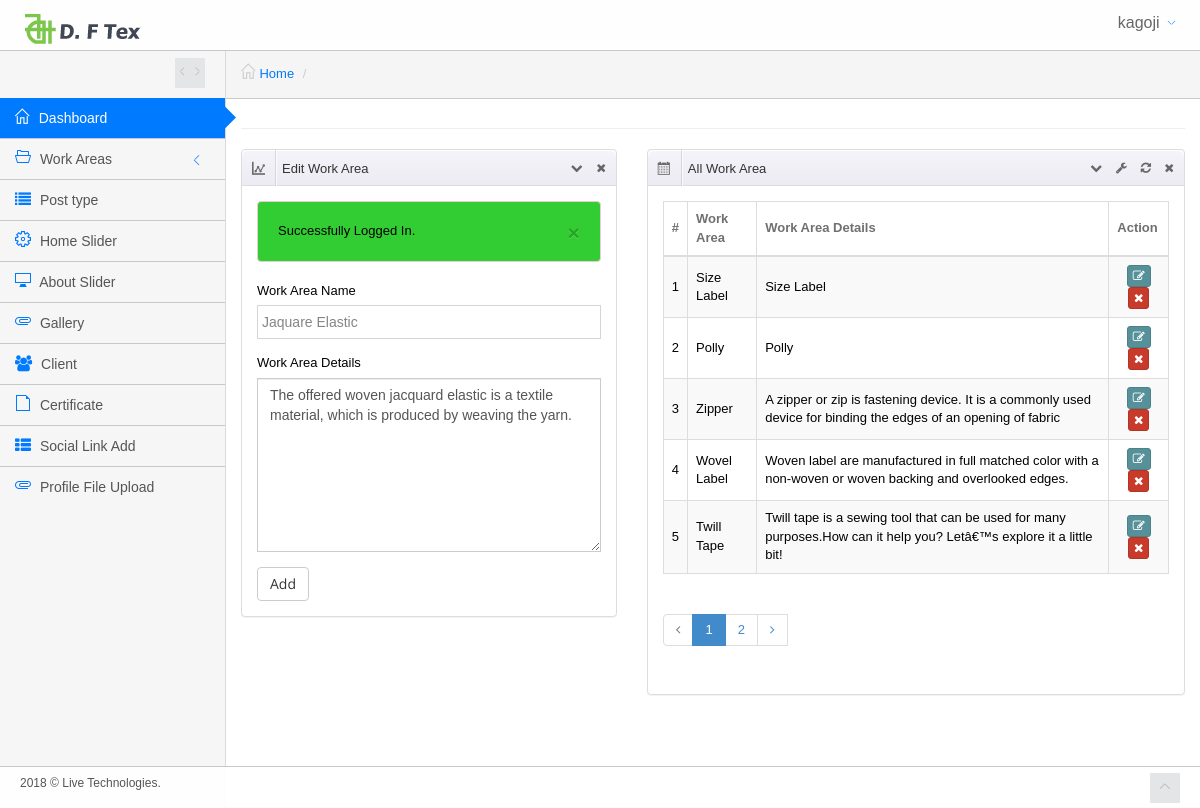
/dftex/siteadmin/edit-product.php?action=edit&pro=3 (signed in), run on the app's committed database.
### tables this page shows
CREATE TABLE IF NOT EXISTS `web_tbl_products` (
  `product_id` int(11) NOT NULL,
  `product_name` varchar(512) NOT NULL,
  `product_name_slug` varchar(512) DEFAULT NULL,
  `product_details` varchar(512) DEFAULT NULL,
  `created_by` varchar(512) DEFAULT NULL,
  `created_at` timestamp NOT NULL DEFAULT CURRENT_TIMESTAMP ON UPDATE CURRENT_TIMESTAMP
);

### dftex/siteadmin/edit-product.php (the view, shortened to what this page needs)
<?php include('template/header.php'); ?>
<?php
	if(isset($_REQUEST['action']) && $_REQUEST['action']=='edit'){
		$product_edit=product_edit($_REQUEST['pro']);
	}
?>
<div class="main-content">
	<div class="container">
		<div class="row">
			<div class="col-sm-12">
					<?php include('template/bradecrumb.php'); ?>
			</div>
		</div>
		<div class="row">
			<div class="col-md-5">
				<div class="panel panel-default">
					<div class="panel-heading">
						<i class="clip-stats"></i>
						Edit Work Area
						<div class="panel-tools">
							<a class="btn btn-xs btn-link panel-collapse collapses" href="#">
							</a>
							<a class="btn btn-xs btn-link panel-close" href="#">
								<i class="fa fa-times"></i>
							</a>
						</div>
					</div>
					<div class="panel-body">
						<?php
						if(isset($_SESSION['alert_message'])){
							$show_message=$_SESSION['alert_message'];
							echo "<div class='alert alert-danger'>";
							echo "<a href='#' class='close' data-dismiss='alert' aria-label='close'>&times;</a>";
						    echo $show_message;
							echo "</div>";
						}
						?>
						<form action="" method="POST" >
							<div class="form-group">
								<label>Work Area Name</label>
								<input type="text"  class="form-control" name="product_name" value="<?php echo isset($product_edit['product_name']) ? $product_edit['product_name'] :''; ?>" >
							</div>
							<div class="form-group">
								<label>Work Area Details</label>
								<textarea cols="10" rows="8" class="form-control" name="product_details" required><?php echo isset($product_edit['product_details']) ? $product_edit['product_details'] :''; ?></textarea>
							</div>
							<input class="btn btn-default" type="submit" value="Add" name="product_update">
						</form>
					</div>
				</div>
			</div>
			<div class="col-md-7">
				<div class="row">
					<div class="col-sm-12">
						<div class="panel panel-default">
							<div class="panel-heading">
								<i class="clip-pie"></i>
								All Work Area
								<div class="panel-tools">
									<a class="btn btn-xs btn-link panel-collapse collapses" href="#">
									</a>
									<a class="btn btn-xs btn-link panel-config" href="#panel-config" data-toggle="modal">
										<i class="fa fa-wrench"></i>
									</a>
									<a class="btn btn-xs btn-link panel-refresh" href="#">
										<i class="fa fa-refresh"></i>
									</a>
									<a class="btn btn-xs btn-link panel-close" href="#">
										<i class="fa fa-times"></i>
									</a>
								</div>
							</div>
							<div class="panel-body">
								<table class="table table-striped table-bordered table-hover">
									<thead>
										<tr>
											<th>#</th>
											<th>Work Area</th>
											<th>Work Area Details</th>
											<th>Action</th>
										</tr>
									</thead>
									<tbody>
										<?php
	                                    $num_rec_per_page=5;
	                                    if (isset($_GET["page"])) { $page  = $_GET["page"]; } else { $page=1; };
	                                    $start_from = ($page-1)*$num_rec_per_page;
	                                    $all_product_list = all_product_pagination_list($start_from,$num_rec_per_page);
	                                    $all_product= $all_product_list['all_product'];
	                                    $total_records = $all_product_list['total_records'];
										if(isset($all_product) && count($all_product) > 0){
											foreach ($all_product as $key => $product) {
												echo "<tr>";
												echo '<td>'.($key+1).'</td>';
												echo '<td>'.$product["product_name"].'</td>';
												echo '<td>'.$product["product_details"].'</td>';
												echo '<td class="center">';
												echo '<a href="edit-product.php?action=edit&pro='.$product["product_id"].'" class="btn btn-xs btn-teal tooltips" data-placement="top" data-original-title="Edit"><i class="fa fa-edit"></i></a>';
												echo '<a onclick="ProductconfirmDelete('.$product['product_id'].')"  class="btn btn-xs btn-bricky tooltips" data-placement="top" data-original-title="Remove"><i class="fa fa-times fa fa-white"></i></a>';
												echo '</td>';
												echo '</tr>';
											}
										}else{
											echo "<tr>";
											echo '<td colspan="4"> No data available</td>';
											echo '</tr>';
										}
										?>
									</tbody>
								</table>
								<?php
									$paginatoion = paginationGenerator($num_rec_per_page,$total_records);
									if(!empty($paginatoion))
								 		echo $paginatoion;
								 ?>
							</div>
						</div>
					</div>
				</div>
			</div>
		</div>
	</div>
</div>
<?php include('template/footer.php'); ?>

### dftex/siteadmin/assets/css/custom.css (style rules this page uses)
.alert { padding: 20px; background-color: #32CD32; color: black; }

### dftex/siteadmin/assets/css/main-responsive.css (style rules this page uses)
@media (min-width: 768px) { .main-content { margin-left: 225px; } }
@media (min-width: 768px) { .main-content > .container { min-height: 760px; } }

### dftex/siteadmin/assets/css/theme_light.css (style rules this page uses)
body, .main-container, .footer, .main-navigation, ul.main-navigation-menu > li > ul.sub-menu, .navigation-small ul.main-navigation-menu > li > ul.sub-menu { background-color: #F6F6F6 !important; }
.main-content .container { border-left: 1px solid #D9D9D9; border-bottom: 1px solid #D9D9D9; }

### dftex/siteadmin/assets/css/print.css (style rules this page uses)
.main-content .container { min-height: auto !important; border: none !important; }

### data on the page
web_tbl_products: product_name "Jaquare Elastic", product_details "The offered woven jacquard elastic is a textile material, which is produced by weaving the yarn."
web_tbl_products: product_name "Size Label", product_details "Size Label"
web_tbl_products: product_name "Polly", product_details "Polly"
web_tbl_products: product_name "Zipper", product_details "A zipper or zip is fastening device. It is a commonly used device for binding the edges of an opening of fabric"
web_tbl_products: product_name "Wovel Label", product_details "Woven label are manufactured in full matched color with a non-woven or woven backing and overlooked edges."
web_tbl_products: product_name "Twill Tape", product_details "Twill tape is a sewing tool that can be used for many purposes.How can it help you? Letâ€™s explore it a little bit!"

### other printed values
get_username() "kagoji"
$show_message "Successfully Logged In."
